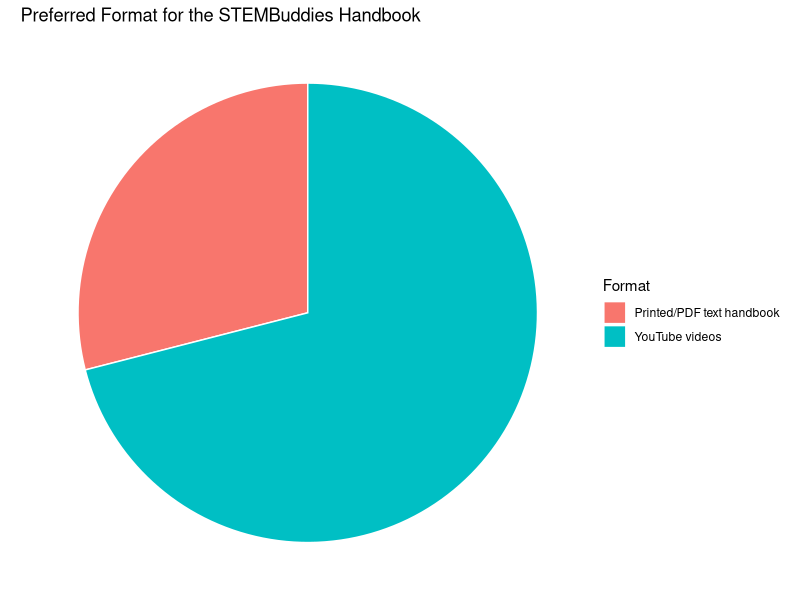
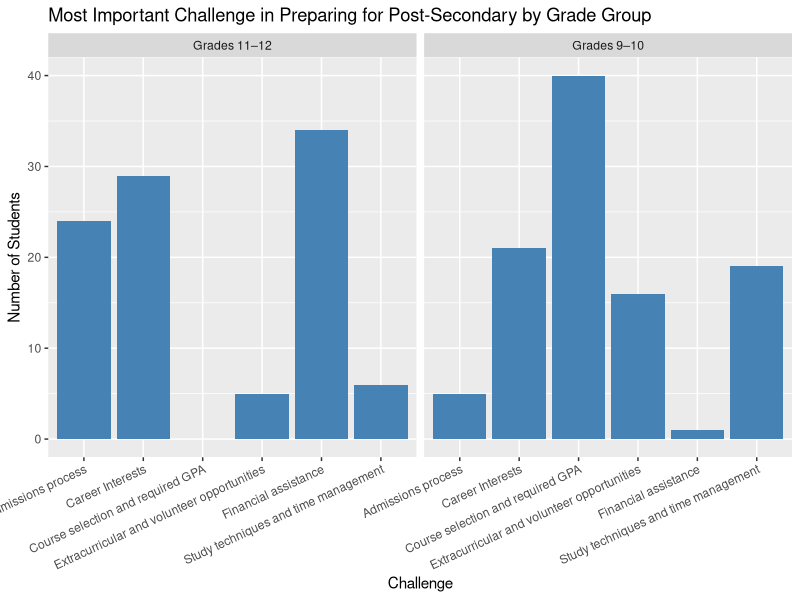

Source code (R) for these figures, in order:
## ---- chunk 1

# Here you can load in and clean the data (you may need to do the cleaning in a separate R script - this is up to you). 
library(tidyverse)


# You may need additional chunks, in case you want to include some of the cleaning output.

## ---- chunk 2

# Data Simulation
set.seed(304)

n <- 200

# Q1: Which Province are you from?
Province <- sample(c("Ontario","Other"), size = n, replace = TRUE, prob = c(0.9, 0.1))

# Q2: What grade are you in?
Grade <- sample(c("Grade 9","Grade 10","Grade 11","Grade 12"),
                size = n, replace = TRUE,
                prob = c(156231, 157894, 157713, 189018))

# Q3: Which of the following best describes your intended post-secondary pathway?
Pathway <- sample(c("University","College","Workforce","Not sure"),
                  size = n, replace = TRUE,
                  prob = c(0.33, 0.13, 0.38, 0.16))

# Q4: What is the most important challenge you currently face in preparing for post-secondary?
challenge_levels <- c("Career Interests",
                      "Course selection and required GPA",
                      "Study techniques and time management",
                      "Extracurricular and volunteer opportunities",
                      "Admissions process",
                      "Financial assistance",
                      "Not sure")

Challenge <- vector(length = n)

for(i in 1:n){
  if(Grade[i] %in% c("Grade 9","Grade 10")){
    Challenge[i] <- sample(challenge_levels[1:6], size = 1, replace = TRUE, prob = c(0.2, 0.4, 0.2, 0.15, 0.025, 0.025))} 
  else {
    Challenge[i] <- sample(challenge_levels[1:6], size = 1, replace = TRUE,prob = c(0.30, 0.025, 0.05, 0.025, 0.25, 0.35))}
}

# Q5: In what format would you find the High School Handbook most helpful?
Format <- sample(c("Printed/PDF text handbook",
                   "YouTube videos"),
                 size = n, replace = TRUE,
                 prob = c(0.3, 0.7))

# Q6: Would you be interested in learning more about universities or colleges outside of Ontario?
OutsideOntario <- sample(c("Yes","No"), size = n, replace = TRUE, prob = c(0.08, 0.92))

sim_data <- tibble(Province, Grade, Pathway, Challenge, Format, OutsideOntario)

# Peek at the first few rows
head(sim_data)
## ---- chunk 3
# Here you can clean your data (if needed). 
## ---- chunk 4
library(dplyr)
library(ggplot2)
# Pie chart of Format preferences
sim_data %>%
  count(Format) %>%
  ggplot(aes(x = "", y = n, fill = Format)) +
  geom_col(width = 1, color = "white") +
  coord_polar(theta = "y") +
  labs(title = "Preferred Format for the STEMBuddies Handbook",
       fill = "Format") +
  theme_void()


# Bar graphs of what students consider the greatest challenge in pursuing post-secondary education per grade.

# Create a new variable that groups grades
sim_data <- sim_data %>%
  mutate(GradeGroup = ifelse(Grade %in% c("Grade 9", "Grade 10"), 
                             "Grades 9–10", 
                             "Grades 11–12"))

ggplot(sim_data, aes(x = Challenge)) +
  geom_bar(fill = "steelblue") +
  facet_wrap(~ GradeGroup) +
  labs(
    title = "Most Important Challenge in Preparing for Post-Secondary by Grade Group",
    x = "Challenge",
    y = "Number of Students"
  ) +
  theme(axis.text.x = element_text(angle = 25, hjust = 1))

## ---- chunk 5
# Filter Ontario students
ontario_data <- sim_data %>% 
  filter(Province == "Ontario")

# Sample size
n <- nrow(ontario_data)

# Count number preferring text
x <- sum(ontario_data$Format == "YouTube videos")

# Sample proportion
p_hat <- x / n

# 95% confidence interval (normal approx)
z <- qnorm(0.975)  # critical value for 95%
ci_lower <- p_hat - z * sqrt((p_hat * (1 - p_hat)) / n)
ci_upper <- p_hat + z * sqrt((p_hat * (1 - p_hat)) / n)

c(n, p_hat, ci_lower, ci_upper)

## ---- chunk 6
head(sim_data)
